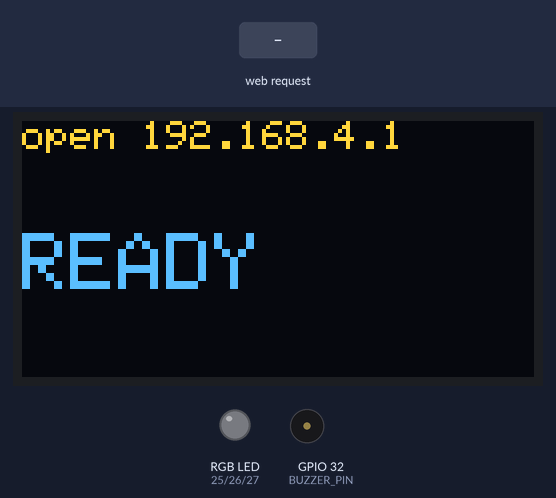
A sketch run on a simulated ESP32. Shown: 128×64 one-colour display, an RGB LED mixed from three pins (HIGH = lit), buzzer (waves = sounding). Dashed ring = blinking. The inputs (shaded band) are chosen by the test bench. The OLED is the two-colour kind (top 16 rows yellow); what the sketch prints to the serial monitor is not drawn.

Above: at 1.2 s.
1.3 s: HTTP request GET /ring received
At 2.8 s:
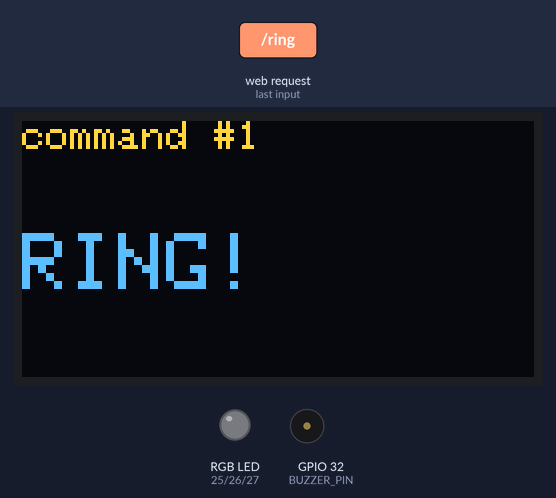
3.3 s: HTTP request GET /party received
At 3.42 s:
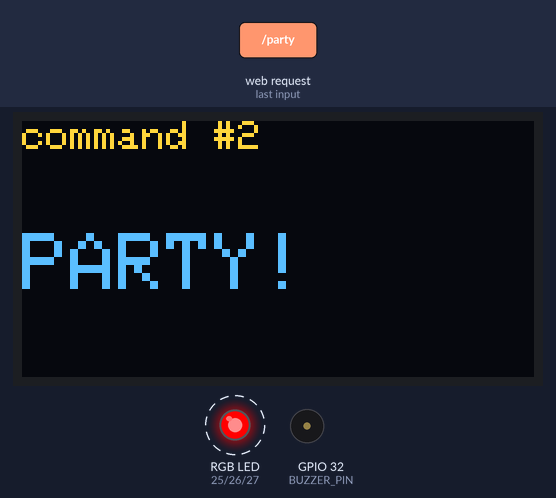
5.2 s: HTTP request GET /color received
At 6.4 s:
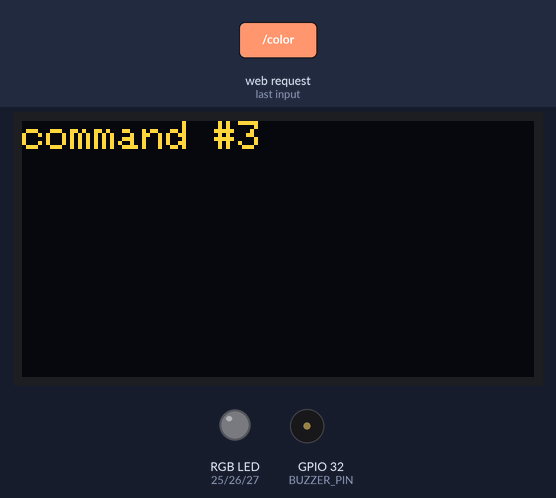
6.7 s: HTTP request GET /color?c=red received
At 7.7 s:
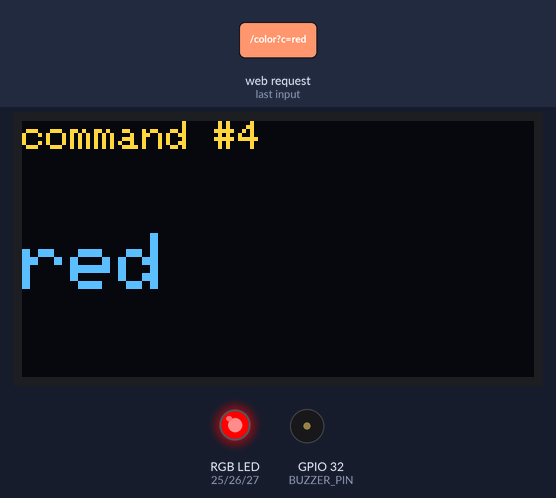
8.2 s: HTTP request GET /ring?c=red received
At 9.2 s:
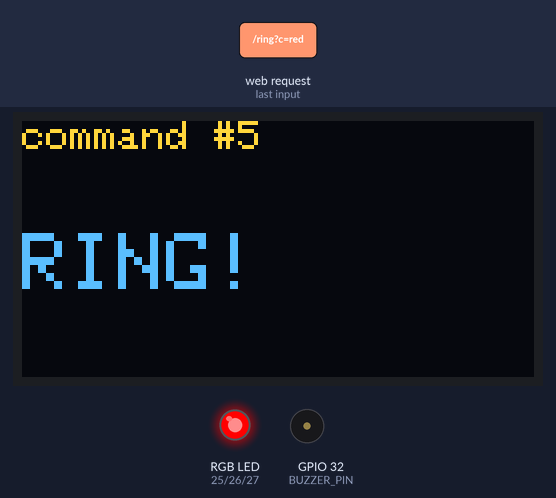
10.2 s: HTTP request GET /color?c=green received
At 11.6 s:
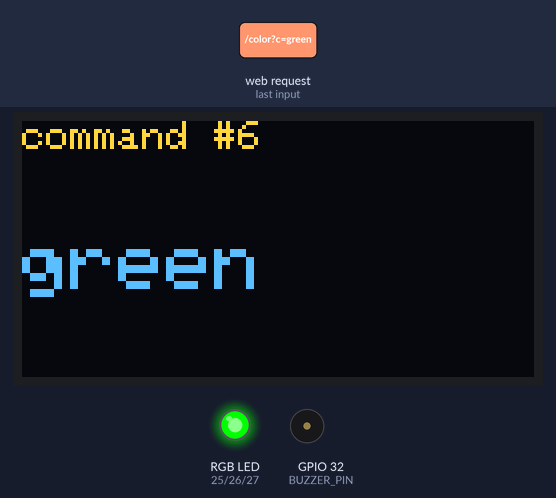
Timing chart, 0 to 12.7 s (numbered marks = the images above; inputs shaded):
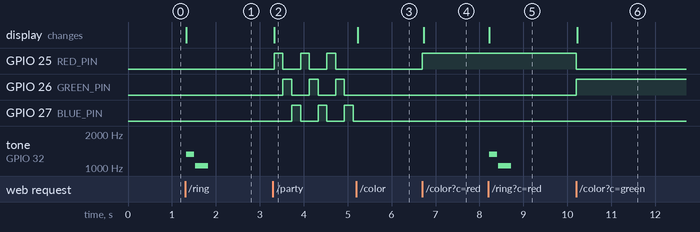

The sketch:

challenge_party.ino
```cpp
// ESP32 From Zero - Episode 12 challenge solution: a PARTY button (red, green, blue, three times)  [DRAFT 2026-11-24]
// New: one more link in the page (/party) and one more server.on(). Everything else is phone_remote.
//
// Original description:
// ESP32 From Zero - Episode 12: Control your ESP32 from your phone (no app, no router)
// The board opens its OWN Wi-Fi network and serves a tiny web page. Each button on the page is a link,
// and each link is a command: color buttons for the RGB LED, a "ring" button for the buzzer.
// The OLED shows the last command, so you can see the phone talking to the board.
//
// Parts (all from earlier episodes):
//   RGB LED red / green / blue -> GPIO 25 / 26 / 27 (220 ohm each, common cathode to GND)   (Episode 6)
//   OLED SDA -> GPIO 21, SCL -> GPIO 22, VCC -> 3V3                                          (Episode 10)
//   passive buzzer + -> GPIO 32                                                              (Episode 10)
// How to use: upload, then on your phone open Wi-Fi settings, join "PinByPin-ESP32" (password below),
// and open http://192.168.4.1 in the browser.
// Libraries: "Adafruit SSD1306" + "Adafruit GFX" (WiFi and WebServer come with the ESP32 core).

#include <WiFi.h>
#include <WebServer.h>
#include <Wire.h>
#include <Adafruit_GFX.h>
#include <Adafruit_SSD1306.h>

const char* WIFI_NAME = "PinByPin-ESP32";
const char* WIFI_PASSWORD = "esp32lab";   // at least 8 characters, change it to your own

const int RED_PIN = 25;
const int GREEN_PIN = 26;
const int BLUE_PIN = 27;
const int BUZZER_PIN = 32;

WebServer server(80);                     // port 80 = the normal web port
Adafruit_SSD1306 screen(128, 64, &Wire, -1);
int commands = 0;                         // how many commands arrived

// the whole web page: a ready template, you only change the labels and colors
const char PAGE[] PROGMEM = R"HTML(
<!doctype html><html><head><meta name="viewport" content="width=device-width,initial-scale=1">
<title>ESP32 remote</title><style>
body{font-family:sans-serif;background:#0b1220;color:#fff;text-align:center;margin:0;padding:24px}
a{display:block;margin:14px auto;max-width:320px;padding:22px;border-radius:18px;font-size:26px;
  font-weight:bold;color:#fff;text-decoration:none}
</style></head><body><h1>ESP32 remote</h1>
<a href="/color?c=red" style="background:#e5484d">RED</a>
<a href="/color?c=green" style="background:#2fbf71">GREEN</a>
<a href="/color?c=blue" style="background:#3b82f6">BLUE</a>
<a href="/color?c=off" style="background:#334155">OFF</a>
<a href="/ring" style="background:#f59e0b">RING</a>
<a href="/party" style="background:linear-gradient(90deg,#e5484d,#2fbf71,#3b82f6)">PARTY</a>
</body></html>
)HTML";

void show(const char* top, String big) {  // same helper as Episode 10
  screen.clearDisplay();
  screen.setTextColor(SSD1306_WHITE);
  screen.setTextSize(1);
  screen.setCursor(0, 0);
  screen.print(top);
  screen.setTextSize(2);
  screen.setCursor(0, 28);
  screen.print(big);
  screen.display();
}

void setColor(int r, int g, int b) {      // Episode 6
  analogWrite(RED_PIN, r);
  analogWrite(GREEN_PIN, g);
  analogWrite(BLUE_PIN, b);
}

void sendPage() {                          // answer every command with the page again
  server.send(200, "text/html", PAGE);
}

void handleColor() {                       // a link like /color?c=red
  String c = server.arg("c");
  if (c == "red") setColor(255, 0, 0);
  else if (c == "green") setColor(0, 255, 0);
  else if (c == "blue") setColor(0, 0, 255);
  else setColor(0, 0, 0);
  commands++;
  show(("command #" + String(commands)).c_str(), c);
  sendPage();
}

void handleRing() {                        // a short doorbell melody on the buzzer
  commands++;
  show(("command #" + String(commands)).c_str(), "RING!");
  tone(BUZZER_PIN, 1319, 180);
  delay(200);
  tone(BUZZER_PIN, 1047, 300);
  sendPage();
}

void handleParty() {                       // red, green, blue, three times (blocks ~1.8 s, fine for a party)
  commands++;
  show(("command #" + String(commands)).c_str(), "PARTY!");
  for (int round = 0; round < 3; round++) {
    setColor(255, 0, 0); delay(200);
    setColor(0, 255, 0); delay(200);
    setColor(0, 0, 255); delay(200);
  }
  setColor(0, 0, 0);
  sendPage();
}

void setup() {
  Serial.begin(115200);
  screen.begin(SSD1306_SWITCHCAPVCC, 0x3C);
  setColor(0, 0, 0);

  WiFi.softAP(WIFI_NAME, WIFI_PASSWORD);   // the board becomes a tiny Wi-Fi network of its own
  IPAddress ip = WiFi.softAPIP();          // its address, like a house number: 192.168.4.1
  Serial.println(ip);
  show(("open " + ip.toString()).c_str(), "READY");   // the address to type on the phone

  server.on("/", sendPage);                // the page itself
  server.on("/color", handleColor);        // each link = one command
  server.on("/ring", handleRing);
  server.on("/party", handleParty);      // the new link
  server.begin();
}

void loop() {
  server.handleClient();                   // look for a phone knocking, many times a second
}
```

Measured:
- after the input at 1.3 s, tone on GPIO 32 (BUZZER_PIN): silent → 1319 Hz at once, → silent 0.18 s later, → 1047 Hz 0.02 s later, → silent 0.30 s later; the display: changes at once (image 1)
- after the input at 3.3 s, GPIO 25 (RED_PIN): alternates HIGH for 0.20 s and LOW for 0.40 s, starting at once; GPIO 26 (GREEN_PIN): alternates HIGH for 0.20 s and LOW for 0.40 s, starting after 0.23 s; GPIO 27 (BLUE_PIN): alternates HIGH for 0.20 s and LOW for 0.40 s, starting after 0.43 s; the display: changes at once (image 2)
- after the input at 5.2 s, the display: changes at once (image 3)
- after the input at 6.7 s, GPIO 25 (RED_PIN): LOW → HIGH at once; the display: changes at once (image 4)
- after the input at 8.2 s, tone on GPIO 32 (BUZZER_PIN): silent → 1319 Hz at once, → silent 0.18 s later, → 1047 Hz 0.02 s later, → silent 0.30 s later; the display: changes at once (image 5)
- after the input at 10.2 s, GPIO 25 (RED_PIN): HIGH → LOW at once; GPIO 26 (GREEN_PIN): LOW → HIGH at once; the display: changes at once (image 6)
